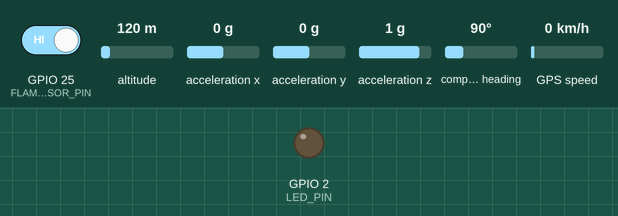
Recording of a sketch running on a simulated ESP32. On the bench: output pins drawn as LEDs (lit = HIGH). Inputs (shaded band) come from the test bench; at power-on: acceleration x 0 g, GPIO 25 (FLAME_SENSOR_PIN) HIGH, altitude 120 m, acceleration y 0 g, acceleration z 1 g, compass heading 90°, GPS speed 0 km/h. The GPS gets a fix after 3 s at 37.7749, -122.4194 with 8 satellites; no radio packets arrive unless stated; what the sketch prints to the serial monitor is not drawn.

Above: at 1.7 s.
1.8 s: acceleration x set to -0.3 g
At 5.18 s:
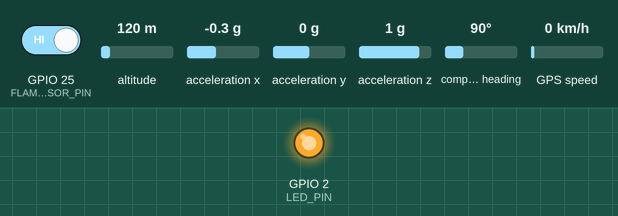
5.9 s: GPIO 25 (FLAME_SENSOR_PIN) driven LOW
Timing chart, 0 to 12.7 s (numbered marks = the images above; inputs shaded):
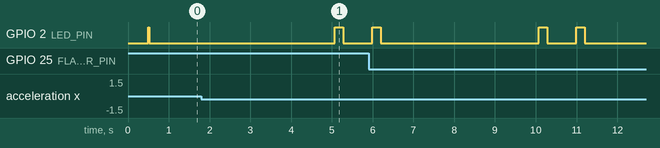

The sketch:

Transmitter.ino
```cpp
#include <Wire.h>
#include <SPI.h>
#include <LoRa.h>
#include <TinyGPS++.h>
#include <Adafruit_LIS3DH.h>
#include <Adafruit_Sensor.h>

// GPS Configuration
#define GPS_RX_PIN 16
#define GPS_TX_PIN 17
HardwareSerial gpsSerial(2);
TinyGPSPlus gps;

// LoRa Pins (ESP32)
#define LORA_SS    5
#define LORA_RST   -1
#define LORA_DIO0  27

// Sensor Pins
#define FLAME_SENSOR_PIN 25
#define LED_PIN 2

// Detection Constants
#define FLAME_SENSOR_ACTIVE_LOW true
const int FLAME_SAMPLES_NEEDED = 3;
const unsigned long ALERT_MIN_INTERVAL = 5000UL;
const unsigned long LED_BLINK_MS = 200;

// Accelerometer Configuration
Adafruit_LIS3DH lis3dh;
const float ALPHA = 0.5;
const float QUAKE_THRESHOLD = 0.12;
const int WINDOW_SIZE = 10;

// System State
float filteredAccel = 0;
int quakeWindow[WINDOW_SIZE] = {0};
int windowIndex = 0;
unsigned long lastFireAlert = 0;
unsigned long lastQuakeAlert = 0;
unsigned long ledTurnOffTime = 0;
unsigned long lastStatusPrint = 0;
bool loraReady = false;
bool accelReady = false;

// Fallback Coordinates (if GPS signal is lost)
const float FALLBACK_LAT = 30.768885;
const float FALLBACK_LNG = 76.57521;

void setup() {
  Serial.begin(115200);
  gpsSerial.begin(9600, SERIAL_8N1, GPS_RX_PIN, GPS_TX_PIN);

  delay(500);
  Serial.println(F("\n=== LoRa Transmitter (Live GPS) ==="));

  pinMode(LED_PIN, OUTPUT);
  digitalWrite(LED_PIN, HIGH);
  pinMode(FLAME_SENSOR_PIN, INPUT_PULLUP);

  // I2C for accelerometer
  Wire.begin(21, 22);
  Wire.setClock(400000);

  // LoRa initialization
  SPI.begin(18, 19, 23, LORA_SS);
  LoRa.setPins(LORA_SS, LORA_RST, LORA_DIO0);
  if (!LoRa.begin(433E6)) {
    Serial.println(F("LoRa FAILED"));
    while (1) {
      digitalWrite(LED_PIN, !digitalRead(LED_PIN));
      delay(100);
    }
  }
  LoRa.setSyncWord(0x12);
  loraReady = true;

  // Accelerometer initialization
  if (lis3dh.begin(0x19) || lis3dh.begin(0x18)) {
    lis3dh.setRange(LIS3DH_RANGE_2_G);
    accelReady = true;
  }

  digitalWrite(LED_PIN, LOW);
  Serial.println(F("System Ready"));
}

void blinkLED() {
  digitalWrite(LED_PIN, HIGH);
  ledTurnOffTime = millis() + LED_BLINK_MS;
}

static void smartDelay(unsigned long ms) {
  unsigned long start = millis();
  do {
    while (gpsSerial.available())
      gps.encode(gpsSerial.read());
  } while (millis() - start < ms);
}

void sendLoRaAlert(const char* type, float extraValue) {
  if (!loraReady) return;

  float currentLat = (gps.location.isValid()) ? gps.location.lat() : FALLBACK_LAT;
  float currentLng = (gps.location.isValid()) ? gps.location.lng() : FALLBACK_LNG;

  char payload[80];
  snprintf(payload, sizeof(payload), "%s,%.6f,%.6f,%.2f,Sats:%u",
           type, currentLat, currentLng, extraValue, (unsigned int)gps.satellites.value());

  LoRa.beginPacket();
  LoRa.print(payload);
  LoRa.endPacket();

  Serial.print(F("📡 SENT: "));
  Serial.println(payload);
  blinkLED();
}

void handleFlameDetection(unsigned long now) {
  static int fireCount = 0;
  bool isFlameActive = (digitalRead(FLAME_SENSOR_PIN) == (FLAME_SENSOR_ACTIVE_LOW ? LOW : HIGH));

  if (isFlameActive) fireCount++;
  else if (fireCount > 0) fireCount--;

  if (fireCount >= FLAME_SAMPLES_NEEDED && (now - lastFireAlert > ALERT_MIN_INTERVAL)) {
    sendLoRaAlert("FIRE", 1.0);
    lastFireAlert = now;
    fireCount = 0;
  }
}

void handleQuakeDetection(unsigned long now) {
  if (!accelReady) return;

  sensors_event_t event;
  lis3dh.getEvent(&event);

  float ax = event.acceleration.x / 9.81;
  float ay = event.acceleration.y / 9.81;
  float az = (event.acceleration.z / 9.81) - 1.0;

  float rawAccel = sqrt(ax * ax + ay * ay + az * az);
  filteredAccel = (ALPHA * rawAccel) + ((1 - ALPHA) * filteredAccel);

  quakeWindow[windowIndex] = (filteredAccel > QUAKE_THRESHOLD) ? 1 : 0;
  windowIndex = (windowIndex + 1) % WINDOW_SIZE;

  int shakeCount = 0;
  for (int i = 0; i < WINDOW_SIZE; i++) shakeCount += quakeWindow[i];

  if (shakeCount >= 4 && (now - lastQuakeAlert > ALERT_MIN_INTERVAL)) {
    sendLoRaAlert("QUAKE", filteredAccel);
    lastQuakeAlert = now;
  }
}

void printStatus(unsigned long now) {
  if (now - lastStatusPrint < 1000) return;

  Serial.print(F("GPS: "));
  if (gps.location.isValid()) {
    Serial.print(gps.satellites.value());
    Serial.print(F(" sats"));
  } else {
    Serial.print(F("WAITING"));
  }

  if (accelReady) {
    Serial.print(F(" | Accel: "));
    Serial.print(filteredAccel, 3);
  }

  Serial.println();
  lastStatusPrint = now;
}

void loop() {
  unsigned long now = millis();

  // Feed GPS
  while (gpsSerial.available()) {
    gps.encode(gpsSerial.read());
  }

  // Handle LED auto-off
  if (now >= ledTurnOffTime && digitalRead(LED_PIN) == HIGH) {
    digitalWrite(LED_PIN, LOW);
  }

  handleFlameDetection(now);
  handleQuakeDetection(now);
  printStatus(now);

  smartDelay(10);
}
```

Measured:
- the behaviour switches between -0.1 and -0.2 g on acceleration x (found by bisection; images 0 and 1)
- after the input at 1.8 s, GPIO 2 (LED_PIN): LOW → HIGH after 3.3 s, → LOW 0.21 s later
